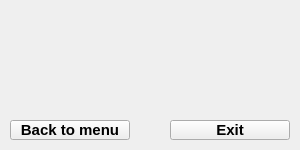
<?xml version="1.0" encoding="UTF-8"?>
<ui version="4.0">
 <class>ui_Rematch</class>
 <widget class="QWidget" name="ui_Rematch">
  <property name="geometry">
   <rect>
    <x>0</x>
    <y>0</y>
    <width>300</width>
    <height>150</height>
   </rect>
  </property>
  <property name="windowTitle">
   <string>Form</string>
  </property>
  <widget class="QFrame" name="frame">
   <property name="geometry">
    <rect>
     <x>0</x>
     <y>0</y>
     <width>300</width>
     <height>150</height>
    </rect>
   </property>
   <property name="sizePolicy">
    <sizepolicy hsizetype="Fixed" vsizetype="Fixed">
     <horstretch>0</horstretch>
     <verstretch>0</verstretch>
    </sizepolicy>
   </property>
   <property name="autoFillBackground">
    <bool>true</bool>
   </property>
   <property name="frameShape">
    <enum>QFrame::NoFrame</enum>
   </property>
   <property name="frameShadow">
    <enum>QFrame::Raised</enum>
   </property>
   <property name="lineWidth">
    <number>1</number>
   </property>
   <property name="midLineWidth">
    <number>0</number>
   </property>
   <widget class="QPushButton" name="pushButton_2">
    <property name="geometry">
     <rect>
      <x>170</x>
      <y>120</y>
      <width>120</width>
      <height>20</height>
     </rect>
    </property>
    <property name="font">
     <font>
      <pointsize>11</pointsize>
      <bold>true</bold>
     </font>
    </property>
    <property name="text">
     <string>Exit</string>
    </property>
   </widget>
   <widget class="QPushButton" name="pushButton">
    <property name="geometry">
     <rect>
      <x>10</x>
      <y>120</y>
      <width>120</width>
      <height>20</height>
     </rect>
    </property>
    <property name="font">
     <font>
      <pointsize>11</pointsize>
      <bold>true</bold>
     </font>
    </property>
    <property name="text">
     <string>Back to menu</string>
    </property>
   </widget>
   <widget class="QLabel" name="label_2">
    <property name="geometry">
     <rect>
      <x>0</x>
      <y>0</y>
      <width>300</width>
      <height>101</height>
     </rect>
    </property>
    <property name="font">
     <font>
      <pointsize>20</pointsize>
      <italic>false</italic>
      <bold>true</bold>
      <underline>true</underline>
      <strikeout>false</strikeout>
     </font>
    </property>
    <property name="text">
     <string/>
    </property>
    <property name="alignment">
     <set>Qt::AlignCenter</set>
    </property>
   </widget>
  </widget>
 </widget>
 <resources/>
 <connections/>
</ui>
